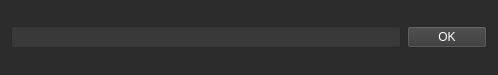
<?xml version="1.0" encoding="UTF-8"?>
<ui version="4.0">
 <class>Form</class>
 <widget class="QWidget" name="Form">
  <property name="geometry">
   <rect>
    <x>0</x>
    <y>0</y>
    <width>498</width>
    <height>75</height>
   </rect>
  </property>
  <property name="sizePolicy">
   <sizepolicy hsizetype="Fixed" vsizetype="Fixed">
    <horstretch>0</horstretch>
    <verstretch>0</verstretch>
   </sizepolicy>
  </property>
  <property name="minimumSize">
   <size>
    <width>498</width>
    <height>75</height>
   </size>
  </property>
  <property name="maximumSize">
   <size>
    <width>498</width>
    <height>75</height>
   </size>
  </property>
  <property name="windowTitle">
   <string>Form</string>
  </property>
  <property name="styleSheet">
   <string notr="true">background:rgb(44, 44, 44);
color:rgb(255,255,255);
border-color:rgb(255,255,255);</string>
  </property>
  <layout class="QVBoxLayout" name="verticalLayout_2">
   <item>
    <layout class="QVBoxLayout" name="verticalLayout">
     <item>
      <layout class="QHBoxLayout" name="horizontalLayout">
       <item>
        <widget class="QLineEdit" name="lineEdit">
         <property name="styleSheet">
          <string notr="true">border-color:rgb(255, 255, 255);
background:rgb(57, 57, 57);
color:rgb(255, 255, 255)</string>
         </property>
        </widget>
       </item>
       <item>
        <widget class="QPushButton" name="pushButton">
         <property name="styleSheet">
          <string notr="true">border-color:rgb(255, 255, 255);
background:rgb(57, 57, 57);
color:rgb(255, 255, 255)</string>
         </property>
         <property name="text">
          <string>OK</string>
         </property>
        </widget>
       </item>
      </layout>
     </item>
    </layout>
   </item>
  </layout>
 </widget>
 <resources/>
 <connections/>
</ui>
